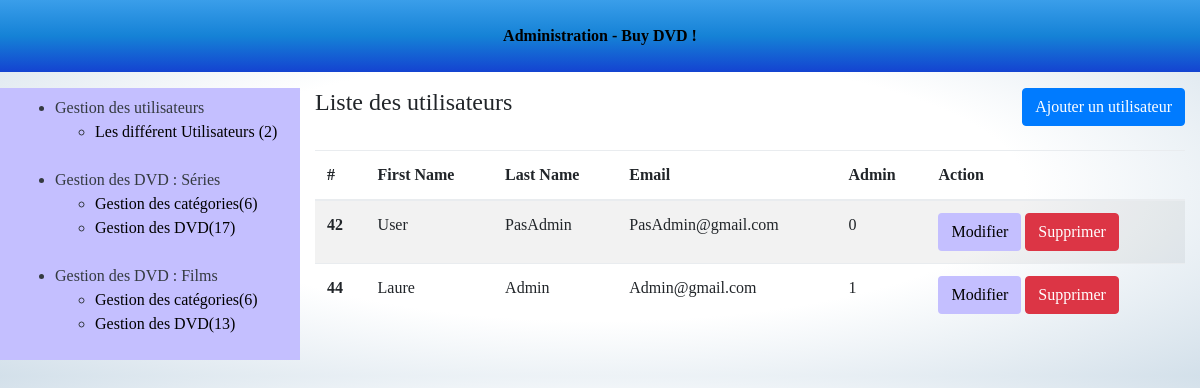
The page /admin/user-list.php (signed in) on the database its author committed.
### tables this page shows
CREATE TABLE `user` (
  `id` int(11) NOT NULL,
  `image` varchar(255) DEFAULT NULL,
  `is_admin` tinyint(4) DEFAULT NULL,
  `lastname` varchar(100) NOT NULL,
  `firstname` varchar(100) NOT NULL,
  `email` varchar(255) NOT NULL,
  `password` varchar(255) NOT NULL
);

### admin/user-list.php (the view, shortened to what this page needs)
<?php
require_once '../tools/_db.php';
$query = $db->query('SELECT * FROM user');
$users = $query->fetchall();
?>
<!DOCTYPE html>
<html>
	<head>
		<?php require 'partials/head_assets.php'; ?>
	</head>
	<body class="index-body">
		<div class="container-fluid">
			<?php require 'partials/header.php'; ?>
			<div class="row my-3 index-content">
				<?php require 'partials/nav.php'; ?>
				<section class="col-9">
					<header class="pb-4 d-flex justify-content-between">
						<h4>Liste des utilisateurs</h4>
						<a class="btn btn-primary" href="user-form.php">Ajouter un utilisateur</a>
					</header>
					<?php if($users): ?>
					<table class="table table-striped">
						<thead>
							<tr>
								<th>#</th>
								<th>First Name</th>
								<th>Last Name</th>
								<th>Email</th>
								<th>Admin</th>
								<th>Action</th>
							</tr>
						</thead>
						<tbody>
							<?php foreach($users as $user): ?>
							<tr>
								<th><?php echo htmlentities($user['id']); ?></th>
								<td><?php echo htmlentities($user['firstname']); ?></td>
								<td><?php echo htmlentities($user['lastname']); ?></td>
								<td><?php echo htmlentities($user['email']); ?></td>
								<td><?php echo htmlentities($user['is_admin']); ?></td>
								<td>
									<a href="user-form.php?user_id=<?php echo $user['id']; ?>&action=edit" class="btn button">Modifier</a>
									<a onclick="return confirm('Are you sure?')" href="user-list.php?user_id=<?php echo $user['id']; ?>&action=delete" class="btn btn-danger">Supprimer</a>
								</td>
							</tr>
							<?php endforeach; ?>
						</tbody>
					</table>
					<?php else: ?>
						Aucun utilisateur enregistré.
					<?php endif; ?>
				</section>
			</div>
		</div>
	</body>
</html>

### css/moovieseriestv.css (style rules this page uses)
body { margin: 0; padding: 0; font-family: 'Bodoni 72', cursive; background-image: radial-gradient(white, white, #D3E0EA); }
.button, .buttontwo, .buttonThree { background-color:#C4BFFF; }
a { color: black; }

### rows shown on the page
user: id "42", firstname "User", lastname "PasAdmin", email "PasAdmin@gmail.com", is_admin "0"
user: id "44", firstname "Laure", lastname "Admin", email "Admin@gmail.com", is_admin "1"

### other values the page prints
$nbUsers "2"
$nbCategoriesSerie "6"
$nbDvdSeries "17"
$nbCategoriesFilm "6"
$nbDvdFilm "13"
